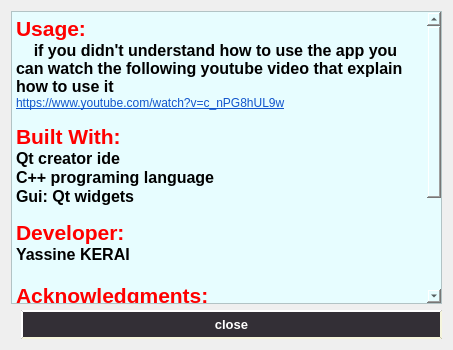
<?xml version="1.0" encoding="UTF-8"?>
<ui version="4.0">
 <class>AboutApp</class>
 <widget class="QDialog" name="AboutApp">
  <property name="geometry">
   <rect>
    <x>0</x>
    <y>0</y>
    <width>453</width>
    <height>350</height>
   </rect>
  </property>
  <property name="windowTitle">
   <string>Dialog</string>
  </property>
  <layout class="QVBoxLayout" name="verticalLayout">
   <item>
    <widget class="QTextBrowser" name="textBrowser">
     <property name="styleSheet">
      <string notr="true">background-color: rgb(231, 253, 255);</string>
     </property>
     <property name="html">
      <string>&lt;!DOCTYPE HTML PUBLIC &quot;-//W3C//DTD HTML 4.0//EN&quot; &quot;http://www.w3.org/TR/REC-html40/strict.dtd&quot;&gt;
&lt;html&gt;&lt;head&gt;&lt;meta name=&quot;qrichtext&quot; content=&quot;1&quot; /&gt;&lt;meta charset=&quot;utf-8&quot; /&gt;&lt;style type=&quot;text/css&quot;&gt;
p, li { white-space: pre-wrap; }
hr { height: 1px; border-width: 0; }
li.unchecked::marker { content: &quot;\2610&quot;; }
li.checked::marker { content: &quot;\2612&quot;; }
&lt;/style&gt;&lt;/head&gt;&lt;body style=&quot; font-family:'Segoe UI'; font-size:9pt; font-weight:400; font-style:normal;&quot;&gt;
&lt;p style=&quot; margin-top:0px; margin-bottom:0px; margin-left:0px; margin-right:0px; -qt-block-indent:0; text-indent:0px;&quot;&gt;&lt;span style=&quot; font-size:16pt; font-weight:700; color:#ff0000;&quot;&gt;Usage:&lt;/span&gt;&lt;/p&gt;
&lt;p style=&quot; margin-top:0px; margin-bottom:0px; margin-left:0px; margin-right:0px; -qt-block-indent:0; text-indent:0px;&quot;&gt;&lt;span style=&quot; font-size:12pt; font-weight:700;&quot;&gt;    if you didn't understand how to use the app you can watch the following youtube video that explain how to use it&lt;/span&gt;&lt;/p&gt;
&lt;p style=&quot; margin-top:0px; margin-bottom:0px; margin-left:0px; margin-right:0px; -qt-block-indent:0; text-indent:0px;&quot;&gt;&lt;a href=&quot;https://www.youtube.com/watch?v=c_nPG8hUL9w&quot;&gt;&lt;span style=&quot; text-decoration: underline; color:#1155cc;&quot;&gt;https://www.youtube.com/watch?v=c_nPG8hUL9w&lt;/span&gt;&lt;/a&gt;&lt;/p&gt;
&lt;p style=&quot;-qt-paragraph-type:empty; margin-top:0px; margin-bottom:0px; margin-left:0px; margin-right:0px; -qt-block-indent:0; text-indent:0px;&quot;&gt;&lt;br /&gt;&lt;/p&gt;
&lt;p style=&quot; margin-top:0px; margin-bottom:0px; margin-left:0px; margin-right:0px; -qt-block-indent:0; text-indent:0px;&quot;&gt;&lt;span style=&quot; font-size:16pt; font-weight:700; color:#ff0000;&quot;&gt;Built With:&lt;/span&gt;&lt;/p&gt;
&lt;p style=&quot; margin-top:0px; margin-bottom:0px; margin-left:0px; margin-right:0px; -qt-block-indent:0; text-indent:0px;&quot;&gt;&lt;span style=&quot; font-size:12pt; font-weight:700;&quot;&gt;Qt creator ide&lt;/span&gt;&lt;/p&gt;
&lt;p style=&quot; margin-top:0px; margin-bottom:0px; margin-left:0px; margin-right:0px; -qt-block-indent:0; text-indent:0px;&quot;&gt;&lt;span style=&quot; font-size:12pt; font-weight:700;&quot;&gt;C++ programing language &lt;/span&gt;&lt;/p&gt;
&lt;p style=&quot; margin-top:0px; margin-bottom:0px; margin-left:0px; margin-right:0px; -qt-block-indent:0; text-indent:0px;&quot;&gt;&lt;span style=&quot; font-size:12pt; font-weight:700;&quot;&gt;Gui: Qt widgets&lt;/span&gt;&lt;/p&gt;
&lt;p style=&quot;-qt-paragraph-type:empty; margin-top:0px; margin-bottom:0px; margin-left:0px; margin-right:0px; -qt-block-indent:0; text-indent:0px;&quot;&gt;&lt;br /&gt;&lt;/p&gt;
&lt;p style=&quot; margin-top:0px; margin-bottom:0px; margin-left:0px; margin-right:0px; -qt-block-indent:0; text-indent:0px;&quot;&gt;&lt;span style=&quot; font-size:16pt; font-weight:700; color:#ff0000;&quot;&gt;Developer:&lt;/span&gt;&lt;/p&gt;
&lt;p style=&quot; margin-top:0px; margin-bottom:0px; margin-left:0px; margin-right:0px; -qt-block-indent:0; text-indent:0px;&quot;&gt;&lt;span style=&quot; font-size:12pt; font-weight:700;&quot;&gt;Yassine KERAI&lt;/span&gt;&lt;/p&gt;
&lt;p style=&quot;-qt-paragraph-type:empty; margin-top:0px; margin-bottom:0px; margin-left:0px; margin-right:0px; -qt-block-indent:0; text-indent:0px; font-size:12pt; font-weight:700;&quot;&gt;&lt;br /&gt;&lt;/p&gt;
&lt;p style=&quot; margin-top:0px; margin-bottom:0px; margin-left:0px; margin-right:0px; -qt-block-indent:0; text-indent:0px;&quot;&gt;&lt;span style=&quot; font-size:16pt; font-weight:700; color:#ff0000;&quot;&gt;Acknowledgments:&lt;/span&gt;&lt;/p&gt;
&lt;p style=&quot; margin-top:0px; margin-bottom:0px; margin-left:0px; margin-right:0px; -qt-block-indent:0; text-indent:0px;&quot;&gt;&lt;span style=&quot; font-size:12pt; font-weight:700;&quot;&gt;   Some resources that help me to develope this application:&lt;/span&gt;&lt;/p&gt;
&lt;p style=&quot; margin-top:0px; margin-bottom:0px; margin-left:0px; margin-right:0px; -qt-block-indent:0; text-indent:0px;&quot;&gt;&lt;span style=&quot; font-size:12pt; font-weight:700;&quot;&gt;Qt documentaion&lt;/span&gt;&lt;/p&gt;
&lt;p style=&quot; margin-top:0px; margin-bottom:0px; margin-left:0px; margin-right:0px; -qt-block-indent:0; text-indent:0px;&quot;&gt;&lt;span style=&quot; font-size:12pt; font-weight:700;&quot;&gt;Stack Overflow&lt;/span&gt;&lt;/p&gt;
&lt;p style=&quot; margin-top:0px; margin-bottom:0px; margin-left:0px; margin-right:0px; -qt-block-indent:0; text-indent:0px;&quot;&gt;&lt;span style=&quot; font-size:12pt; font-weight:700;&quot;&gt;Chatgpt (it help me to know the syntax of some function or to know some function of coverting... not to generates the code)&lt;/span&gt;&lt;/p&gt;
&lt;p style=&quot;-qt-paragraph-type:empty; margin-top:0px; margin-bottom:0px; margin-left:0px; margin-right:0px; -qt-block-indent:0; text-indent:0px;&quot;&gt;&lt;br /&gt;&lt;/p&gt;&lt;/body&gt;&lt;/html&gt;</string>
     </property>
    </widget>
   </item>
   <item>
    <widget class="QPushButton" name="pushButton">
     <property name="styleSheet">
      <string notr="true">font: 900 11pt &quot;Segoe UI Black&quot;;
border-radius: 15px;
margin-left: 10px; border-radius: 15px; background: rgba(49, 45, 52, 253); color: #4A0C46;
color : white;
 border-style: outset;
     border-width: 2px;
     border-radius: 15px;
     border-color: beige;
     font: bold 13px;
     min-width: 4em;
     padding: 5px;</string>
     </property>
     <property name="text">
      <string>close</string>
     </property>
    </widget>
   </item>
  </layout>
 </widget>
 <resources/>
 <connections/>
</ui>
